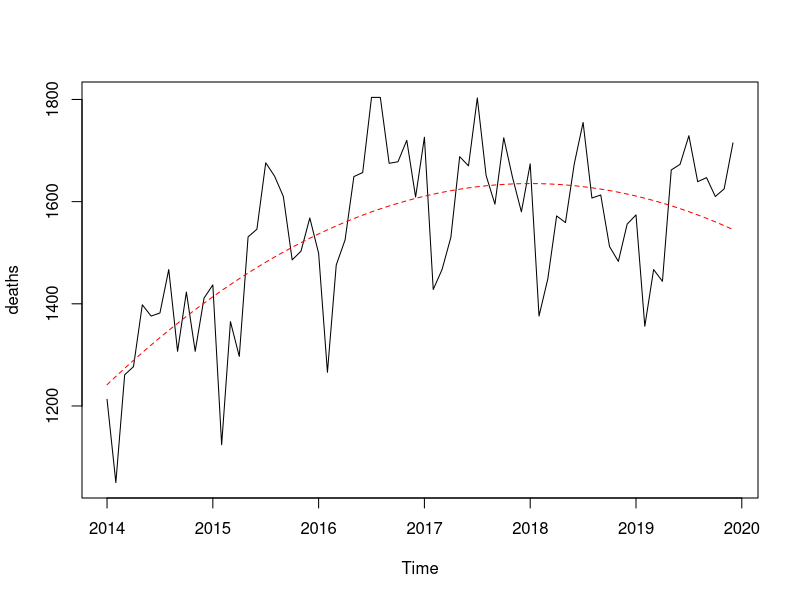
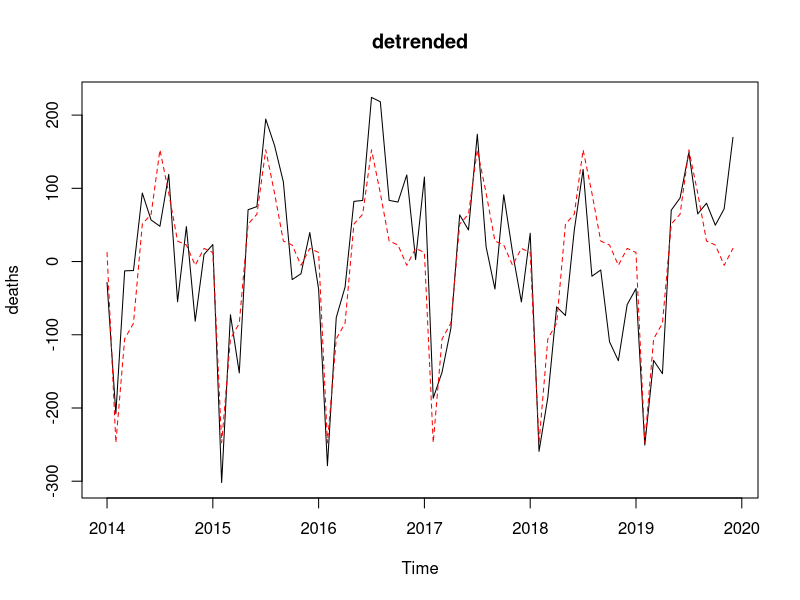
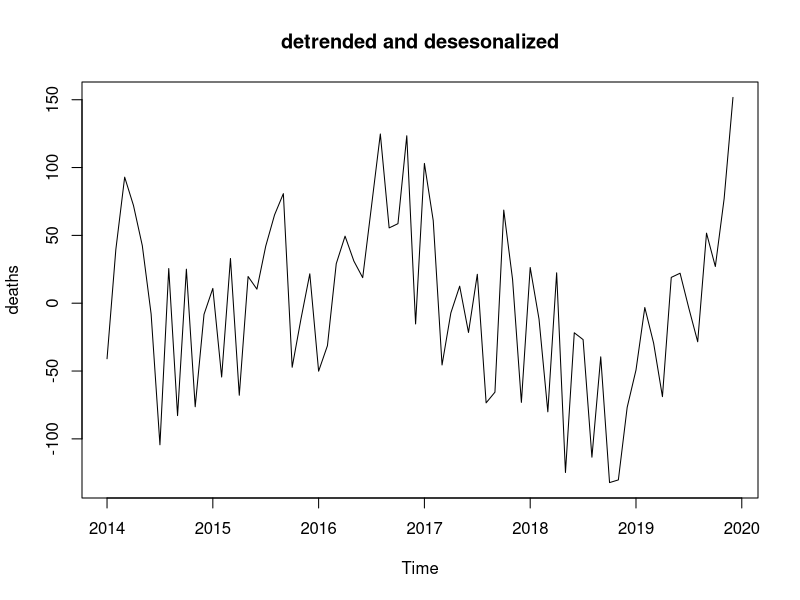
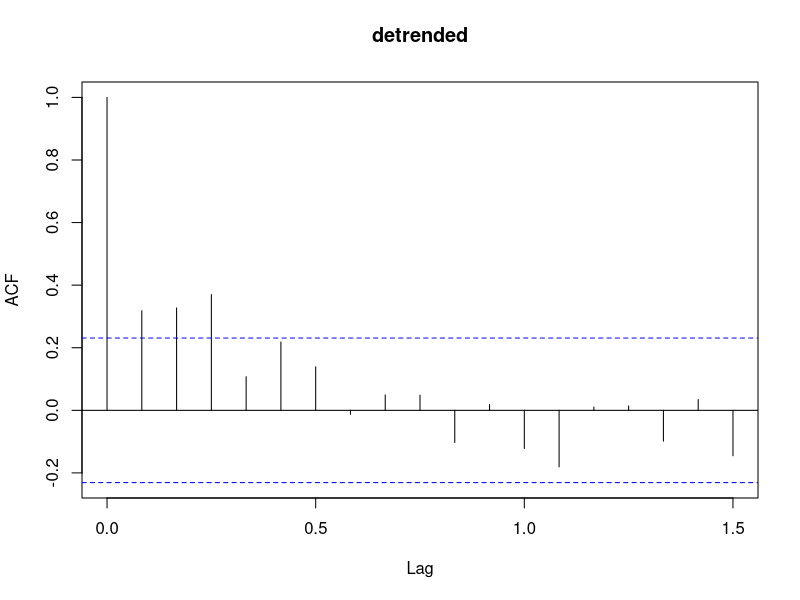
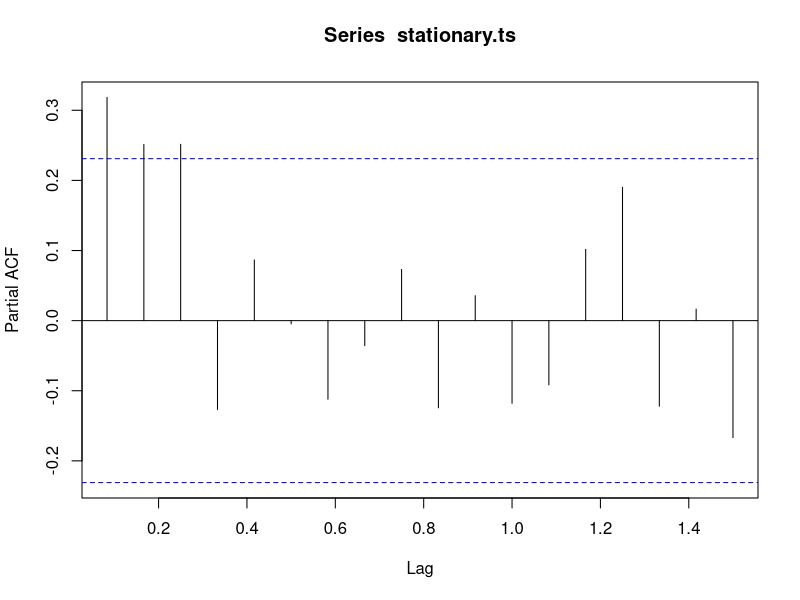

Source code (R) for these figures, in order:
## ---- chunk 1
library(readr)
deaths.all <- read_csv("Monthly_Counts_of_Deaths_by_Select_Causes__2014-2019.csv")
sorted.deaths <- dplyr::arrange(deaths.all, Year, Month)
write_csv(sorted.deaths["Assault (Homicide)"],"only_the_data_im_using.csv")
## ---- chunk 2
deaths <- ts(sorted.deaths["Assault (Homicide)"], start = 2014, frequency = 12)

t <- time(deaths)
coef <- lm(deaths ~ poly(t, 2, raw = TRUE))$coefficients

trend <- coef[1] + coef[2]*t + coef[3]*t^2
plot(deaths, ylab = "deaths")
lines(trend, col = "red", lty = 2)

detrended <- deaths - trend

M = factor(rep(month.abb, length.out = 72), levels = month.abb)
seasonal.means <- lm(detrended ~ M + 0)$coefficients
seasonality <- ts(rep(seasonal.means, length.out = 72), start = 2014, frequency = 12)


plot(detrended, ylab = "deaths", main = "detrended")
lines(seasonality, col = "red", lty = 2)

stationary.ts <- detrended - seasonality

plot(stationary.ts, ylab = "deaths", main = "detrended and desesonalized")

acf(stationary.ts)
pacf(stationary.ts)
